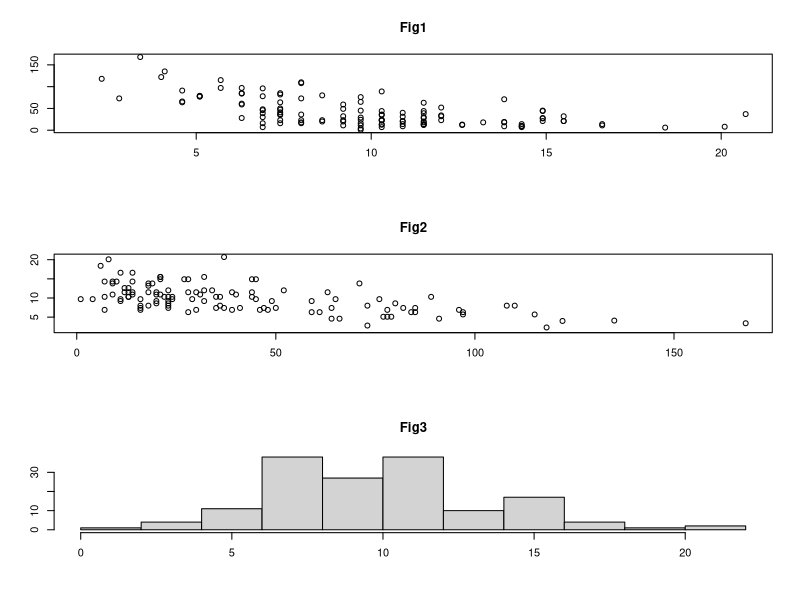
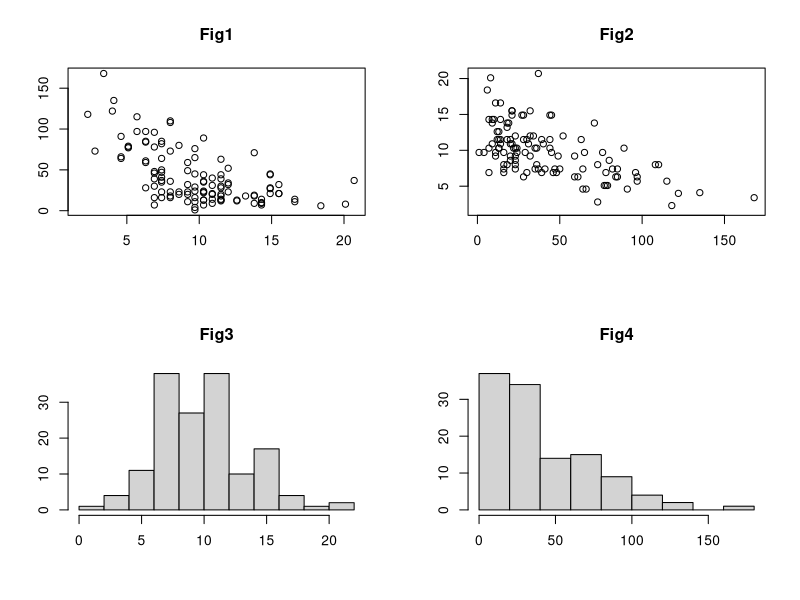
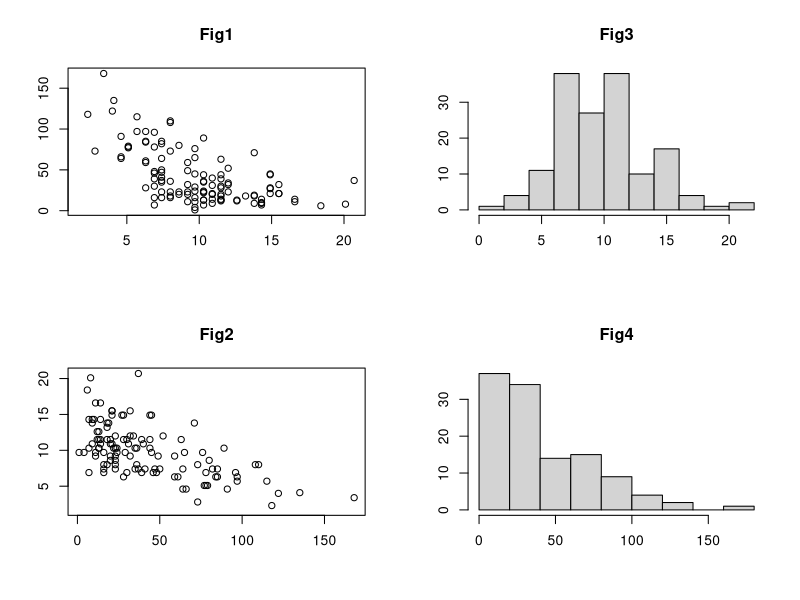
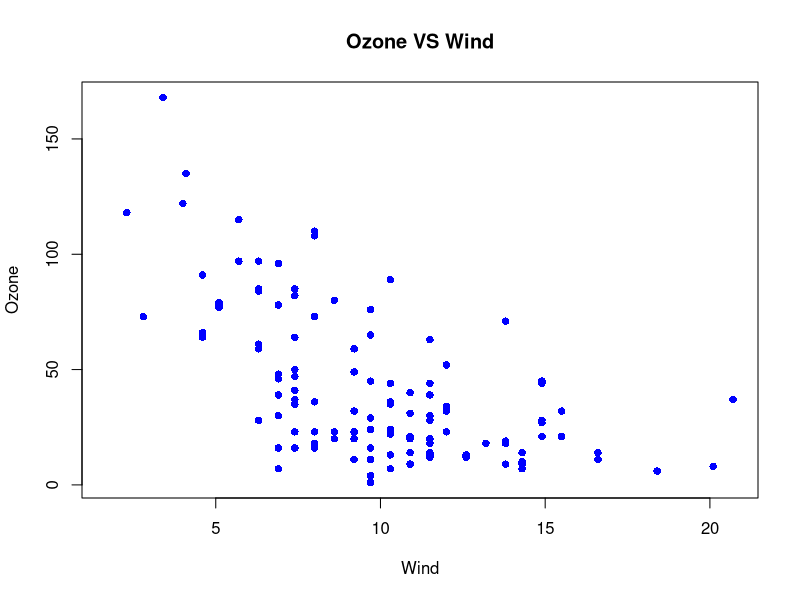
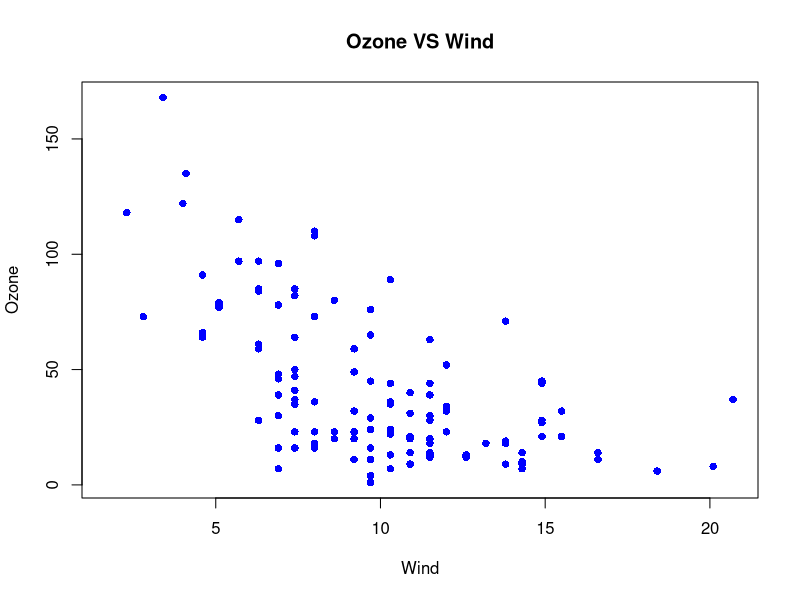
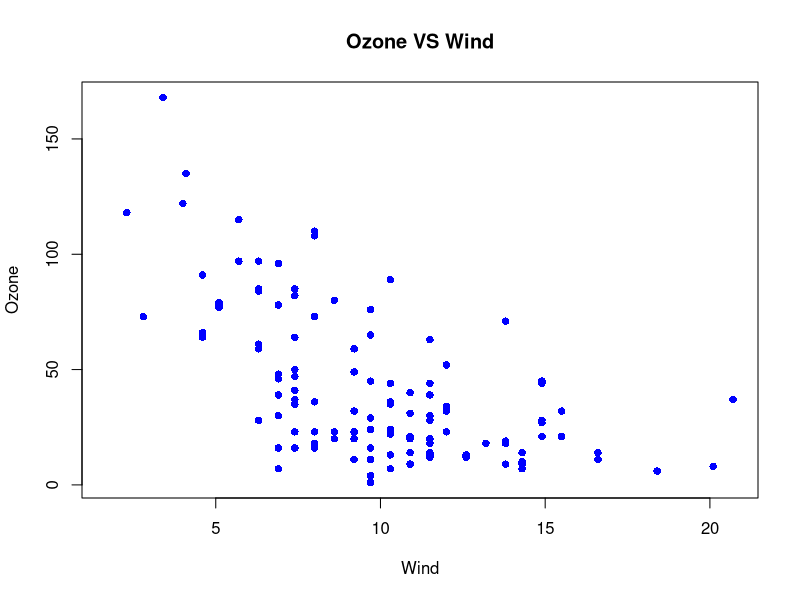
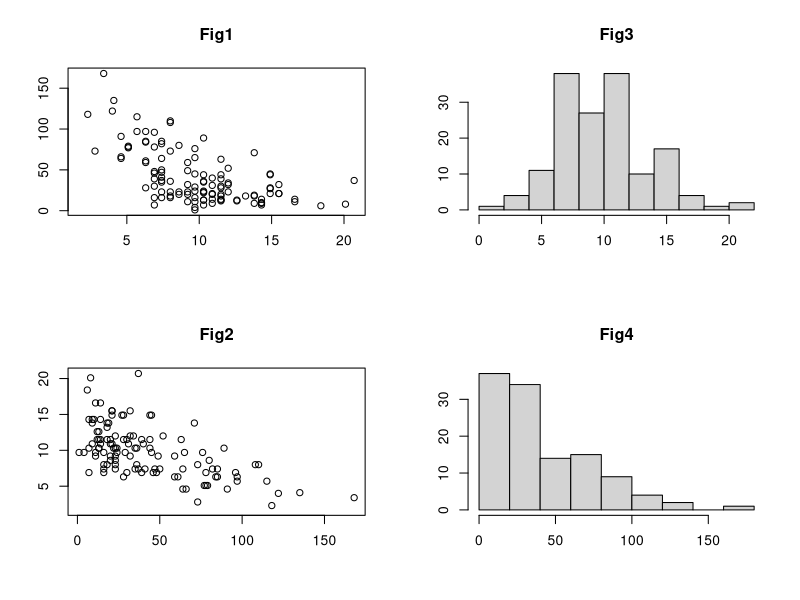

R code for these plots, in order:
# Multi-plots

# Subplots

# Grid 3X1 mfrow
par(mfrow = c(3,1))
plot(airquality$Wind, airquality$Ozone, xlab = "", ylab = "", main = "Fig1")
plot(airquality$Ozone, airquality$Wind, xlab = "", ylab = "", main = "Fig2")
hist(airquality$Wind, xlab = "", ylab = "", main = "Fig3")


# Grid 2X2 mfrow
par(mfrow = c(2,2))
plot(airquality$Wind, airquality$Ozone, xlab = "", ylab = "", main = "Fig1")
plot(airquality$Ozone, airquality$Wind, xlab = "", ylab = "", main = "Fig2")
hist(airquality$Wind, xlab = "", ylab = "", main = "Fig3")
hist(airquality$Ozone, xlab = "", ylab = "", main = "Fig4")

# Grid 2X2 mfcol
par(mfrow = c(1,1))
par(mfcol = c(2,2))
plot(airquality$Wind, airquality$Ozone, xlab = "", ylab = "", main = "Fig1")
plot(airquality$Ozone, airquality$Wind, xlab = "", ylab = "", main = "Fig2")
hist(airquality$Wind, xlab = "", ylab = "", main = "Fig3")
hist(airquality$Ozone, xlab = "", ylab = "", main = "Fig4")


# Save figure

# save figure in png format
png("figure1.png")
plot(x = airquality$Wind,
     y = airquality$Ozone,
     col = "blue",
     main = "Ozone VS Wind",
     xlab = "Wind",
     ylab = "Ozone",
     pch = 16)
dev.off()

png("figure2.png",
    width = 1024, 
    height = 800, 
    units = "px")
plot(x = airquality$Wind,
     y = airquality$Ozone,
     col = "blue",
     main = "Ozone VS Wind",
     xlab = "Wind",
     ylab = "Ozone",
     pch = 16)
dev.off()

# save figure in pdf format
pdf("figure3.pdf", 
    width = 11.7, 
    height = 8.3)
plot(x = airquality$Wind,
     y = airquality$Ozone,
     col = "blue",
     main = "Ozone VS Wind",
     xlab = "Wind",
     ylab = "Ozone",
     pch = 16)
dev.off()


# save multiplot
pdf("figure4.pdf", 
    width = 11.7, 
    height = 8.3)
par(mfcol = c(2,2))
plot(airquality$Wind, airquality$Ozone, xlab = "", ylab = "", main = "Fig1")
plot(airquality$Ozone, airquality$Wind, xlab = "", ylab = "", main = "Fig2")
hist(airquality$Wind, xlab = "", ylab = "", main = "Fig3")
hist(airquality$Ozone, xlab = "", ylab = "", main = "Fig4")
dev.off()
